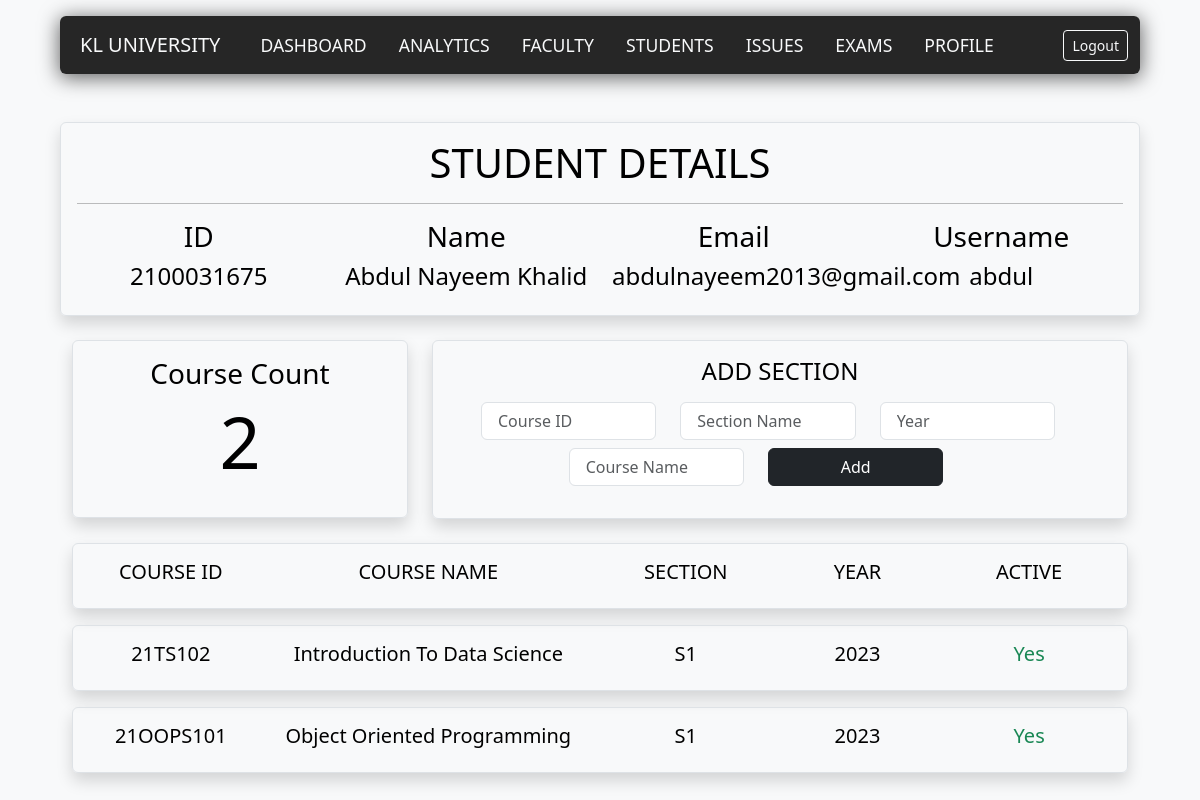
The app's page /students/2100031675 (signed in) with its own data.
### dashboard/models.py (models this page shows)
class Student(models.Model):
    admin_username = models.fields.CharField(max_length=50)
    student_id = models.fields.CharField(max_length=50)
    name = models.fields.CharField(max_length=100)
    email = models.fields.EmailField(max_length=100,unique = True)
    username = models.fields.CharField(max_length=50,unique = True)
    password = models.fields.CharField(max_length=30)

class Section(models.Model):
    admin_username = models.fields.CharField(max_length=50)
    teacher_id = models.fields.CharField(max_length=50)
    teacher_name = models.fields.CharField(max_length=100)
    course_id = models.fields.CharField(max_length=50)
    course_name = models.fields.CharField(max_length=100)
    section_id = models.fields.CharField(max_length=75)
    section_name = models.fields.CharField(max_length=25)
    year = models.fields.CharField(max_length=4)
    active = models.fields.BooleanField(default=True)

### dashboard/views.py (the view)
# urls.py: path('students/<slug:id>',dashboardviews.admin_student_details,name="student-details"),
def admin_student_details(request,id):
    if request.method == "POST":
        data = request.POST
        newClass = Classe()
        newClass.admin_username = request.session['username']
        newClass.student_id = id
        newClass.year = data.get('year')
        newClass.section_id =  (newClass.year + data.get('course_id') + data.get('section_name')).replace(" ","")
        try:
            if request.session['username'] == "guestadmin":
                raise Exception("!Modification Of Guest Account Is Not Supported")
            newClass.save()
            student = Student.objects.filter(Q(admin_username=request.session['username']) & Q(student_id=id))
            student = student[0]
            classList = Classe.objects.filter(Q(admin_username=request.session['username']) & Q(student_id=id))
            sectionList = []
            sectionListComp = []
            for Class in classList:
                sectionList.append(Section.objects.filter(Q(admin_username=request.session['username']) & Q(section_id=Class.section_id)))
            for sec in sectionList:
                if len(sec)>=1:
                    sectionListComp.append(sec[0])
            return render(request,'dashboard/admin_student_details.html',{"uni_name" : request.session['uni_name'] ,"student" : student,"classList" : classList, "courseCount" : len(classList),"sectionList" : sectionListComp,"success": "Section Added Successfully"})
        except Exception as e:
            e = str(e)
            error = "Something Went Wrong"
            if e[0] == '!':
                error = "Modification Of Guest Account Is Not Supported"
            student = Student.objects.filter(Q(admin_username=request.session['username']) & Q(student_id=id))
            student = student[0]
            classList = Classe.objects.filter(Q(admin_username=request.session['username']) & Q(student_id=id))
            sectionList = []
            sectionListComp = []
            for Class in classList:
                sectionList.append(Section.objects.filter(Q(admin_username=request.session['username']) & Q(section_id=Class.section_id)))
            for sec in sectionList:
                if len(sec)>=1:
                    sectionListComp.append(sec[0])
            return render(request,'dashboard/admin_student_details.html',{"uni_name" : request.session['uni_name'] ,"student" : student,"classList" : classList, "courseCount" : len(classList),"sectionList" : sectionListComp,"error":error})
    elif request.session.has_key('user') and request.session['user'] == 'admin':
        student = Student.objects.filter(Q(admin_username=request.session['username']) & Q(student_id=id))
        student = student[0]
        classList = Classe.objects.filter(Q(admin_username=request.session['username']) & Q(student_id=id))
        sectionList = []
        sectionListComp = []
        for Class in classList:
            sectionList.append(Section.objects.filter(Q(admin_username=request.session['username']) & Q(section_id=Class.section_id)))
        for sec in sectionList:
            if len(sec)>=1:
                sectionListComp.append(sec[0])
        return render(request,'dashboard/admin_student_details.html',{"uni_name" : request.session['uni_name'] ,"student" : student,"classList" : classList, "courseCount" : len(classList),"sectionList" : sectionListComp})
    else:
        return redirect('/login')

### dashboard/templates/dashboard/admin_student_details.html (shortened to what this page needs)
{%extends "dash_base.html"%}
{%block content%}
<div class=" navbox container rounded mt-3">
    <nav class="navbar navbar-expand-lg row">
      <div class="container-fluid">
        <a class="navbar-brand text-light col text-uppercase display-5 p-2" href="">{{uni_name}}</a>
        <div class="collapse navbar-collapse" id="navbarNavDropdown">
          <ul class="navbar-nav col">
            <li class="nav-item px-2">
              <a class="nav-link text-light text-uppercase"  href="/dashboard">Dashboard</a>
            </li>
            <li class="nav-item px-2">
              <a class="nav-link text-light text-uppercase" href="{% url 'admin-analytics' %}">Analytics</a>
            </li>
            <li class="nav-item px-2">
              <a class="nav-link text-light text-uppercase" href="{% url 'faculty' %}">Faculty</a>
            </li>
            <li class="nav-item px-2">
              <a class="nav-link text-light text-uppercase" href="{% url 'students' %}">Students</a>
            </li>
            <li class="nav-item px-2">
              <a class="nav-link text-light text-uppercase" href="{% url 'issues' %}">Issues</a>
            </li>
            <li class="nav-item px-2">
              <a class="nav-link text-light text-uppercase" href="{% url 'admin-exams' %}">Exams</a>
            </li>
            <li class="nav-item px-2">
              <a class="nav-link text-light text-uppercase" href="{% url 'admin-profile' %}">Profile</a>
            </li>
          </ul>
          <a class="btn btn-outline-light btn-sm " href="{%url 'logout'%}">
            Logout
          </a>
        </div>
      </div>
    </nav>
    </div>
<div class="container mt-5">
    <div class="row ">
       <div class="p-3 border rounded shadow">
            <div class="display-6 text-center fw-light">STUDENT DETAILS</div>
            <hr/>
            <div class="row text-center">
                <div class="col-3  h3 fw-light">
                <strong> ID </strong>
                </div>
                <div class="col-3  h3 fw-light">
                <strong> Name </strong>
                </div>
                <div class="col-3  h3 fw-light">
                <strong> Email </strong>
                </div>
                <div class="col-3  h3 fw-light">
                    <strong> Username </strong>
                </div>
            </div>
            <div class="row text-center">
                <div class="col-3  h4 fw-light">
                {{student.student_id}}
                </div>
                <div class="col-3  h4 fw-light">
                {{student.name}}
                </div>
                <div class="col-3  h4 fw-light">
                {{student.email}}
                </div>
                <div class="col-3  h4 fw-light">
                 {{student.username}}
                 </div>
            </div>
       </div>
    </div>
</div>
<form action = "" method = "POST">
<div class="container mt-4">
    <div class="row ">
      <div class="col-4">
       <div class="p-3 border rounded shadow">
        <div class=" row text-center">
          <h3 class="col fw-light">Course Count</h3>
        </div>
        <div class="row text-center">
          <h1 class=" col display-2 mb-3">{{courseCount}}</h1>
        </div>
       </div>
      </div>
      <div class="col">
        <div class="px-5 border rounded shadow  ">
          <div class="row my-3 ">
            <h4 class="fw-light text-center text-uppercase">Add Section</h4>
            <div class="row auto">
           <div class="col-4 mt-2 mb-2">
            <input class="form-control px-3 mb-2" type="text" placeholder="Course ID" list="courseID" name="course_id" />
            <input class="form-control px-3 mb-2 offset-6" type="text" placeholder="Course Name" list="courseName" name="course_name" />
           </div>
           <div class="col-4 mt-2">
            <input class="form-control px-3 mb-2" type="text" placeholder="Section Name" list="sectionName" name="section_name"/>
            <button class="col-12 btn btn-dark offset-6 " type="submit"> Add </button>
           </div>
           <div class="col-4 mt-2">
            <input class="form-control px-3 mb-2" type="text" placeholder="Year" list="year" name="year"/>
           </div>
        </div>
          </div>
        </div>
      </div>
    </div>
  </div>
</form>
<div class="container mt-4 mb-1">
    <div class="border rounded shadow px-4 py-3">
      <div class="row text-center">
          <h5 class="col-2  text-uppercase"> Course ID</h5>
          <h5 class="col-4  text-uppercase"> Course Name</h5>
          <h5 class="col-2  text-uppercase"> Section</h5>
          <h5 class="col-2  text-uppercase"> Year</h5>
          <h5 class="col-2  text-uppercase"> Active</h5>
      </div>
    </div>
  </div>
{%for section in sectionList%}
<div class="container mt-3 mb-3">
  <div class="border rounded shadow px-4 py-3">
    <div class="row text-center">
        <h5 class="col-2 fw-light"> {{section.course_id}}</h5>
        <h5 class="col-4 fw-light"> {{section.course_name}}</h5>
        <h5 class="col-2 fw-light"> {{section.section_name}}</h5>
        <h5 class="col-2 fw-light"> {{section.year}}</h5>
        {% if section.active == True %}
        <h5 class="col-2 fw-light text-success"> Yes</h5>
        {%else%}
        <h5 class="col-2 fw-light text-danger"> No</h5>
        {% endif %}
    </div>
  </div>
</div>
{%endfor%}
{%endblock%}

### static/css/dashboard.css (style rules this page uses)
.container { width: 90%; }
.navbox { background-color: #000000d8; box-shadow: 0px 3px 20px 1px rgba(0, 0, 0, 0.604); }
.navbar .navbar-nav .nav-link { color: #FFFFFF; font-size: 1.1em; }
.navbar .navbar-nav .nav-item { position: relative; }
.navbar .navbar-nav .nav-item::after { position: absolute; bottom: 0; left: 0; right: 0; margin: auto; background-color: #FFFFFF; width: 0%; content: ""; height: 4px; transition: all 0.5s; }

### records on screen
Student: student_id "2100031675", name "Abdul Nayeem Khalid", email "abdulnayeem2013@gmail.com", username "abdul"
Section: course_id "21TS102", course_name "Introduction To Data Science", section_name "S1", year "2023", active "Yes"
Section: course_id "21OOPS101", course_name "Object Oriented Programming", section_name "S1", year "2023", active "Yes"

### other values on screen
{{ uni_name }} "KL UNIVERSITY"
{{ courseCount }} "2"
